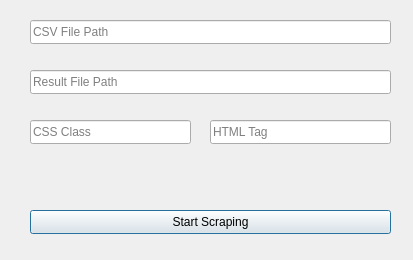
<?xml version="1.0" encoding="UTF-8"?>
<ui version="4.0">
 <class>Dialog</class>
 <widget class="QDialog" name="Dialog">
  <property name="geometry">
   <rect>
    <x>0</x>
    <y>0</y>
    <width>413</width>
    <height>260</height>
   </rect>
  </property>
  <property name="windowTitle">
   <string>Dialog</string>
  </property>
  <widget class="QPushButton" name="startButton">
   <property name="geometry">
    <rect>
     <x>30</x>
     <y>210</y>
     <width>361</width>
     <height>24</height>
    </rect>
   </property>
   <property name="text">
    <string>Start Scraping</string>
   </property>
  </widget>
  <widget class="QLineEdit" name="tagLineEdit">
   <property name="geometry">
    <rect>
     <x>210</x>
     <y>120</y>
     <width>181</width>
     <height>24</height>
    </rect>
   </property>
   <property name="placeholderText">
    <string>HTML Tag</string>
   </property>
  </widget>
  <widget class="QLineEdit" name="csvPathLineEdit">
   <property name="geometry">
    <rect>
     <x>30</x>
     <y>20</y>
     <width>361</width>
     <height>24</height>
    </rect>
   </property>
   <property name="placeholderText">
    <string>CSV File Path</string>
   </property>
  </widget>
  <widget class="QLineEdit" name="classLineEdit">
   <property name="geometry">
    <rect>
     <x>30</x>
     <y>120</y>
     <width>161</width>
     <height>24</height>
    </rect>
   </property>
   <property name="placeholderText">
    <string>CSS Class</string>
   </property>
  </widget>
  <widget class="QLineEdit" name="resultPathLineEdit">
   <property name="geometry">
    <rect>
     <x>30</x>
     <y>70</y>
     <width>361</width>
     <height>24</height>
    </rect>
   </property>
   <property name="placeholderText">
    <string>Result File Path</string>
   </property>
  </widget>
 </widget>
 <resources/>
 <connections/>
</ui>
